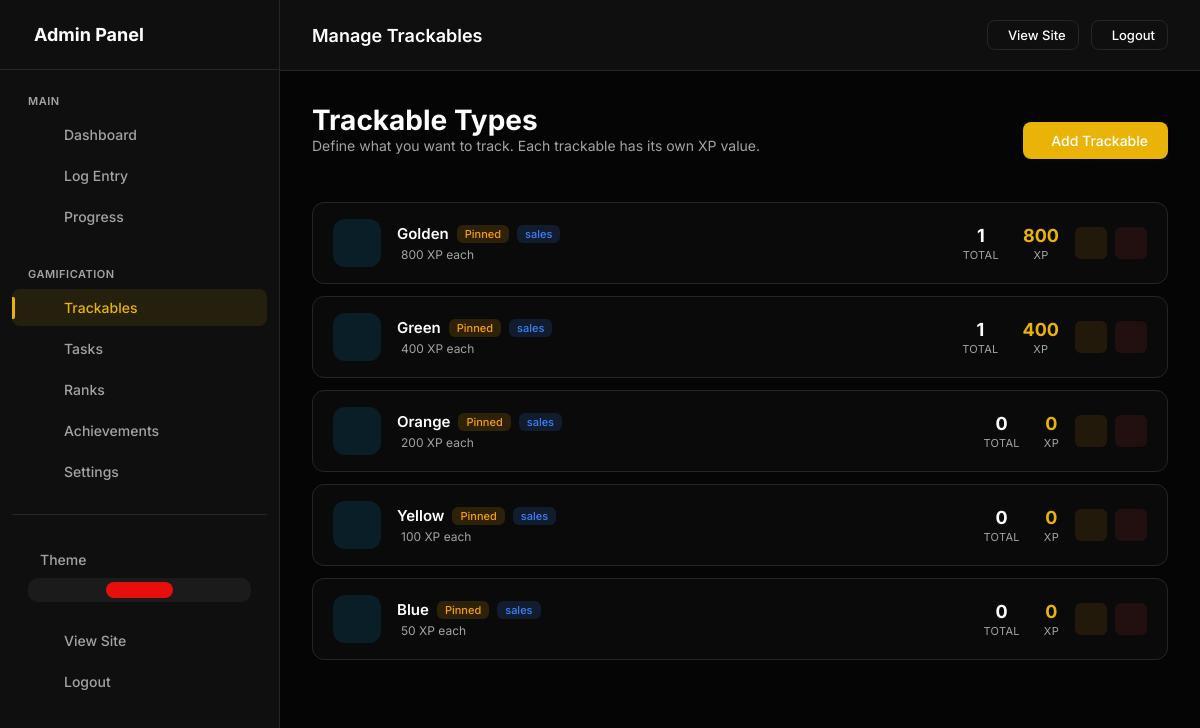
Screenshot of /admin/trackables (signed in) with the database file from the repository.
### models.py (models this page shows, shortened)
class UserSettings(db.Model):
    __tablename__ = 'user_settings'
    id = db.Column(db.Integer, primary_key=True)
    user_id = db.Column(db.Integer, db.ForeignKey('users.id'), nullable=False, unique=True, index=True)
    accent_color = db.Column(db.String(20), default='#e90e0e')
    points_name = db.Column(db.String(20), default='XP')  # "XP", "Points", "Coins", etc.
    points_icon = db.Column(db.String(50), default='ph-lightning')
    daily_xp_goal = db.Column(db.Integer, default=50)
    perfect_day_bonus = db.Column(db.Integer, default=50)
    perfect_week_bonus = db.Column(db.Integer, default=500)
    streak_bonus_per_day = db.Column(db.Integer, default=5)  # Extra XP per streak day
    show_xp_animations = db.Column(db.Boolean, default=True)
    dark_mode = db.Column(db.Boolean, default=True)
    compact_view = db.Column(db.Boolean, default=False)
    show_dashboard_header = db.Column(db.Boolean, default=True)
    enable_youtube_sync = db.Column(db.Boolean, default=False)
    always_show_confetti = db.Column(db.Boolean, default=False)
    created_at = db.Column(db.DateTime, default=datetime.utcnow)
    updated_at = db.Column(db.DateTime, default=datetime.utcnow, onupdate=datetime.utcnow)

class TrackableType(db.Model):
    __tablename__ = 'trackable_types'
    id = db.Column(db.Integer, primary_key=True)
    user_id = db.Column(db.Integer, db.ForeignKey('users.id'), nullable=False, index=True)
    name = db.Column(db.String(100), nullable=False)  # "Blog Post", "YouTube Short", "Sale", etc.
    slug = db.Column(db.String(100), nullable=False)  # "blog_post", "youtube_short", "sale"
    description = db.Column(db.String(500))
    category = db.Column(db.String(50), default='content')  # 'content', 'task', 'metric', 'sales', 'finance'
    xp_per_unit = db.Column(db.Integer, default=10)  # Base XP earned per item
    xp_mode = db.Column(db.String(20), default='fixed')  # 'fixed', 'value_based', 'tiered'
    xp_multiplier = db.Column(db.Float, default=1.0)
    tiers_config = db.Column(db.Text)  # JSON: [{"name": "Bronze", "min": 0, "xp": 10}, {"name": "Silver", "min": 100, "xp": 50}]
    track_value = db.Column(db.Boolean, default=False)  # Track monetary/numeric value?
    value_label = db.Column(db.String(50), default='Value')  # "Price", "Amount", "Revenue", etc.
    value_prefix = db.Column(db.String(10), default='$')  # Currency symbol or unit
    value_suffix = db.Column(db.String(10), default='')  # e.g., "hrs", "units"
    icon = db.Column(db.String(50), default='ph-star')  # Phosphor icon name
    color = db.Column(db.String(20), default='#0ea5e9')  # Hex color
    emoji = db.Column(db.String(10))  # Optional emoji
    is_countable = db.Column(db.Boolean, default=True)  # Can you count multiple?
    track_duration = db.Column(db.Boolean, default=False)  # Track time/duration?
    track_views = db.Column(db.Boolean, default=False)  # Track views?
    allows_negative = db.Column(db.Boolean, default=False)  # Allow negative values (for expenses)?
    daily_goal = db.Column(db.Integer, default=0)  # Daily target (0 = no goal)
    weekly_goal = db.Column(db.Integer, default=0)  # Weekly target
    monthly_goal = db.Column(db.Integer, default=0)  # Monthly target
    value_goal = db.Column(db.Float, default=0)  # Value-based goal (e.g., $1000 in sales)
    display_order = db.Column(db.Integer, default=0)
    is_active = db.Column(db.Boolean, default=True)
    is_pinned = db.Column(db.Boolean, default=False)  # Show on dashboard
    created_at = db.Column(db.DateTime, default=datetime.utcnow)
    updated_at = db.Column(db.DateTime, default=datetime.utcnow, onupdate=datetime.utcnow)
    expense_threshold = db.Column(db.Float, default=0) # For expense trackables: Diff between threshold and value earns XP
    entries = db.relationship('TrackableEntry', backref='trackable_type', lazy=True, cascade='all, delete-orphan')
    def get_total_count(self):
        return sum(e.count for e in self.entries)
    def calculate_xp_for_entry(self, count=1, value=0):
        if self.track_value:
            if self.category in ('sales', 'finance', 'income'):
                return int(abs(value) * (self.xp_multiplier or 1.0))
            elif (self.category == 'expense' or self.expense_threshold > 0):
                diff = max(0, self.expense_threshold - abs(value))
                return int(diff * (self.xp_multiplier or 1.0))
        if self.xp_mode == 'fixed':
            return count * self.xp_per_unit
        elif self.xp_mode == 'value_based' and value:
            return int(abs(value) * (self.xp_multiplier or 1.0))
        return count * self.xp_per_unit
    def get_total_xp(self):
        return sum(e.get_xp() for e in self.entries)

class TrackableEntry(db.Model):
    __tablename__ = 'trackable_entries'
    id = db.Column(db.Integer, primary_key=True)
    user_id = db.Column(db.Integer, db.ForeignKey('users.id'), nullable=False, index=True)
    trackable_type_id = db.Column(db.Integer, db.ForeignKey('trackable_types.id'), nullable=False, index=True)
    date = db.Column(db.Date, nullable=False, default=date.today, index=True)
    count = db.Column(db.Integer, default=1)  # How many (usually 1)
    value = db.Column(db.Float, default=0)  # Monetary or numeric value
    title = db.Column(db.String(300))  # Optional title/description
    notes = db.Column(db.Text)
    url = db.Column(db.String(500))  # Link to the content
    duration_minutes = db.Column(db.Integer, default=0)
    views = db.Column(db.Integer, default=0)
    tier_name = db.Column(db.String(50))
    allocated_condition_id = db.Column(db.Integer, db.ForeignKey('rank_conditions.id'), nullable=True)
    created_at = db.Column(db.DateTime, default=datetime.utcnow)
    updated_at = db.Column(db.DateTime, default=datetime.utcnow, onupdate=datetime.utcnow)
    def get_xp(self):
        if self.trackable_type:
            return self.trackable_type.calculate_xp_for_entry(self.count, self.value)
        return 0

### app.py (the view)
    @app.route('/admin/trackables')
    @admin_required
    def admin_trackables():
        trackables = TrackableType.query.filter_by(
            user_id=current_user.id
        ).order_by(TrackableType.display_order).all()
        return render_template('admin/trackables.html', trackables=trackables)

### templates/admin/trackables.html (shortened to what this page needs)
{% extends "admin/base.html" %}
{% block page_title %}Manage Trackables{% endblock %}
{% block content %}
<div class="page-header">
    <div>
        <h1 class="page-title">Trackable Types</h1>
        <p class="page-intro">Define what you want to track. Each trackable has its own {{ points_name }} value.</p>
    </div>
    <div class="page-actions">
        <a href="{{ url_for('admin_trackable_add') }}" class="btn btn-primary">
             Add Trackable
        </a>
    </div>
</div>
{% if trackables %}
<div class="trackables-list">
    {% for trackable in trackables %}
    <div class="trackable-row {% if not trackable.is_active %}inactive{% endif %}">
        <div class="trackable-icon-box" style="background: {{ trackable.color }}20; color: {{ trackable.color }}">
        </div>
        <div class="trackable-info">
            <div class="trackable-name">
                {{ trackable.name }}
                {% if trackable.is_pinned %}
                <span class="badge badge-pinned"> Pinned</span>
                {% endif %}
                <span class="badge badge-category">{{ trackable.category }}</span>
            </div>
            <div class="trackable-meta">
                {% if trackable.xp_mode == 'value_based' %}
                <span><i class="ph ph-lightning"></i> {{ trackable.xp_multiplier }}x value = XP</span>
                {% else %}
                <span> {{ trackable.xp_per_unit }} {{ points_name }} each</span>
                {% endif %}
            </div>
        </div>
        <div class="trackable-stats">
            <div class="stat-item">
                <div class="stat-item-value">{{ trackable.get_total_count() }}</div>
                <div class="stat-item-label">Total</div>
            </div>
            <div class="stat-item">
                <div class="stat-item-value" style="color: var(--accent)">{{ trackable.get_total_xp()|format_number }}
                </div>
                <div class="stat-item-label">{{ points_name }}</div>
            </div>
        </div>
        <div class="trackable-actions">
            <a href="{{ url_for('admin_trackable_edit', id=trackable.id) }}" class="action-btn edit" title="Edit">
            </a>
            <form action="{{ url_for('admin_trackable_delete', id=trackable.id) }}" method="post"
                onsubmit="return confirmDelete(this, 'Trackable')" style="display: inline;">
                <button type="submit" class="action-btn delete" title="Delete">
                </button>
            </form>
        </div>
    </div>
    {% endfor %}
</div>
{% endif %}
{% endblock %}

### templates/admin/base.html (shortened to what this page needs)
<!DOCTYPE html>
<html lang="en">
<head>
</head>
<body>
    {% if current_user.is_authenticated %}
    <div class="admin-layout">
        <aside class="admin-sidebar" id="adminSidebar">
            <div class="sidebar-header">
                <h2> Admin Panel</h2>
            </div>
            <nav class="sidebar-nav">
                <div class="nav-group">
                    <div class="nav-group-label">Main</div>
                    <a href="{{ url_for('admin_dashboard') }}" class="nav-item" data-route="dashboard"><span>Dashboard</span></a>
                    <a href="{{ url_for('admin_log_entry') }}" class="nav-item" data-route="log"><span>Log Entry</span></a>
                    <a href="{{ url_for('admin_progress') }}" class="nav-item" data-route="progress"><span>Progress</span></a>
                </div>
                <div class="nav-group">
                    <div class="nav-group-label">Gamification</div>
                    <a href="{{ url_for('admin_trackables') }}" class="nav-item" data-route="trackable"><span>Trackables</span></a>
                    <a href="{{ url_for('admin_daily_tasks') }}" class="nav-item" data-route="daily-task"><span>Tasks</span></a>
                    <a href="{{ url_for('admin_ranks') }}" class="nav-item" data-route="ranks"><span>Ranks</span></a>
                    <a href="{{ url_for('admin_achievements') }}" class="nav-item" data-route="achievement"><span>Achievements</span></a>
                    <a href="{{ url_for('admin_settings') }}" class="nav-item" data-route="settings"><span>Settings</span></a>
                </div>
                <div class="nav-group"
                    style="margin-top: auto; padding-top: 24px; border-top: 1px solid var(--border);">
                    <div class="theme-toggle-wrapper">
                        <div class="theme-toggle-label">
                            <span>Theme</span>
                        </div>
                        <div class="theme-toggle-options">
                            <button class="theme-option" data-theme="light" title="Light">
                            </button>
                            <button class="theme-option" data-theme="dark" title="Dark">
                            </button>
                            <button class="theme-option" data-theme="system" title="System">
                            </button>
                        </div>
                    </div>
                    <a href="{{ url_for('index') }}" class="nav-item"><span>View
                            Site</span></a>
                    <a href="{{ url_for('admin_logout') }}" class="nav-item"><span>Logout</span></a>
                </div>
            </nav>
        </aside>
        <div class="admin-main">
            <header class="admin-header">
                <div>
                    <h1 style="font-size: 18px; font-weight: 600;">{% block page_title %}Admin Panel{% endblock %}</h1>
                </div>
                <div style="display: flex; gap: 12px; align-items: center;">
                    <a href="{{ url_for('index') }}" class="btn btn-outline btn-sm">View
                        Site</a>
                    <a href="{{ url_for('admin_logout') }}" class="btn btn-outline btn-sm">Logout</a>
                </div>
            </header>
            <main class="admin-content">
                {% block content %}{% endblock %}
            </main>
        </div>
    </div>
    {% endif %}
</body>
</html>

### rows the page displays
UserSettings: points_name "XP"
TrackableType: name "Golden", is_pinned "Pinned", category "sales", xp_per_unit "800", get_total_count "1", get_total_xp "800"
TrackableType: name "Green", is_pinned "Pinned", category "sales", xp_per_unit "400", get_total_count "1", get_total_xp "400"
TrackableType: name "Orange", is_pinned "Pinned", category "sales", xp_per_unit "200", get_total_count "0", get_total_xp "0"
TrackableType: name "Yellow", is_pinned "Pinned", category "sales", xp_per_unit "100", get_total_count "0", get_total_xp "0"
TrackableType: name "Blue", is_pinned "Pinned", category "sales", xp_per_unit "50", get_total_count "0", get_total_xp "0"
